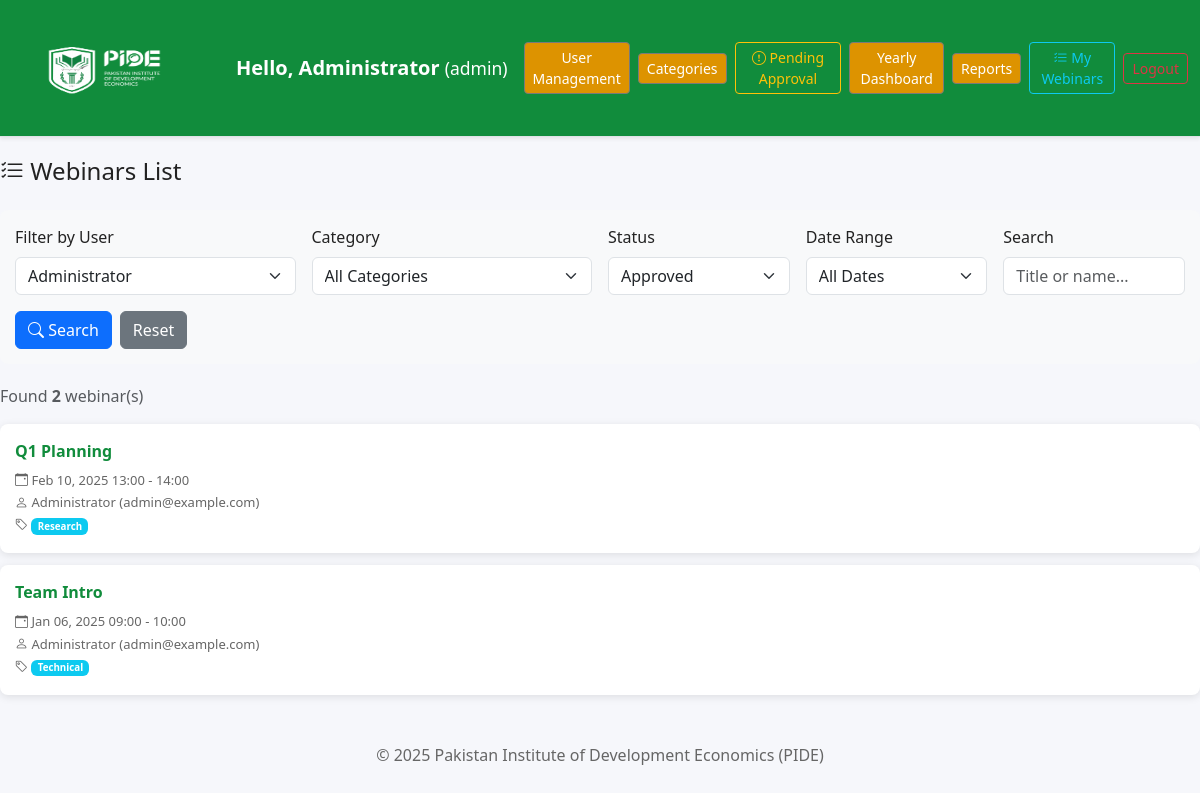
The page /public/webinars_list.php?user=1 (signed in) on the database its author committed.
### tables this page shows
CREATE TABLE `webinars` (
  `id` int(11) NOT NULL,
  `title` varchar(255) NOT NULL,
  `start_at` datetime NOT NULL,
  `end_at` datetime NOT NULL,
  `initiated_by` int(11) NOT NULL,
  `category_id` int(11),
  `is_approved` tinyint(1) NOT NULL DEFAULT 0,
  `approved_by` int(11),
  `approved_on` timestamp NULL,
  `rejection_reason` text,
  `created_at` timestamp NOT NULL DEFAULT current_timestamp()
);

CREATE TABLE `users` (
  `id` int(11) NOT NULL,
  `name` varchar(120) NOT NULL,
  `email` varchar(190) NOT NULL,
  `password_hash` varchar(255) NOT NULL,
  `role` enum('admin','user') NOT NULL DEFAULT 'user',
  `created_at` timestamp NOT NULL DEFAULT current_timestamp()
);

CREATE TABLE `categories` (
  `id` int(11) NOT NULL,
  `title` varchar(255) NOT NULL,
  `description` text,
  `is_active` tinyint(1) NOT NULL DEFAULT 1,
  `created_by` int(11) NOT NULL,
  `created_on` timestamp NOT NULL DEFAULT current_timestamp(),
  `modified_by` int(11),
  `modified_on` timestamp NULL ON UPDATE current_timestamp()
);

### includes/config.php (called while the page is built)
<?php
return [
  'base_url' => '/Webinar_PIDE/',
  'db' => [
    'host' => '127.0.0.1',
    'port' => 3306,
    'name' => 'webinar_app',
    'user' => 'root',
    'pass' => ''
  ],
  'google' => [
    'client_id' => '784589287676-4ob6t448a7cu414pbbido4u1ukob3sui.apps.googleusercontent.com',
    'client_secret' => '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',
    'redirect_uri' => 'https://seminar.pide.org.pk/public/google_callback.php?flowName=GeneralOAuthFlow'
  ]
];

### public/webinars_list.php (the view, shortened to what this page needs)
<?php
require_once __DIR__ . '/../includes/db.php';
$user = $_SESSION['user'];
$is_admin = $user['role'] === 'admin';
$config = require __DIR__ . '/../includes/config.php';
$filter_status = $_GET['status'] ?? 'approved';
$filter_user = (int)($_GET['user'] ?? ($is_admin ? 0 : $user['id']));
$filter_date = $_GET['date'] ?? 'all';
$filter_search = trim($_GET['search'] ?? '');
$where_parts = [];
$params = [];
if ($filter_status === 'approved') {
  $where_parts[] = 'w.is_approved=1';
} elseif ($filter_status === 'rejected') {
  $where_parts[] = 'w.rejection_reason IS NOT NULL AND w.rejection_reason <> ""';
} elseif ($filter_status === 'pending') {
  $where_parts[] = '(w.is_approved=0 AND (w.rejection_reason IS NULL OR w.rejection_reason = ""))';
}
if ($is_admin && $filter_user > 0) {
    $where_parts[] = 'w.initiated_by=?';
    $params[] = $filter_user;
} elseif (!$is_admin) {
    $where_parts[] = 'w.initiated_by=?';
    $params[] = $user['id'];
}
$where_clause = implode(' AND ', $where_parts);
$query = "SELECT w.id, w.title, w.start_at, w.end_at, w.category_id, c.title AS category_title,
                 w.initiated_by, u.name AS initiator_name, u.email AS initiator_email, w.created_at
          FROM webinars w
          JOIN users u ON u.id=w.initiated_by
          LEFT JOIN categories c ON c.id=w.category_id
          WHERE $where_clause
          ORDER BY w.start_at DESC";
$stmt = $pdo->prepare($query);
$stmt->execute($params);
$webinars = $stmt->fetchAll();
$all_users = [];
if ($is_admin) {
    $stmt = $pdo->query('SELECT id, name FROM users ORDER BY name ASC');
    $all_users = $stmt->fetchAll();
}
?>
<!doctype html>
<html lang="en">
<head>
  <link href="https://cdn.jsdelivr.net/npm/bootstrap@5.3.3/dist/css/bootstrap.min.css" rel="stylesheet">
  <link href="https://cdn.jsdelivr.net/npm/bootstrap-icons@1.11.3/font/bootstrap-icons.css" rel="stylesheet">
  <link href="../assets/css/PIDETheme.css" rel="stylesheet">
  <link href="../assets/css/styles.css" rel="stylesheet">
</head>
<body>
<?php include 'navbar.php'; ?>
<div class="list-shell">
  <h4 class="mb-4"><i class="bi bi-list-check"></i> Webinars List</h4>
  <div class="filter-section">
    <form method="GET" class="row g-3">
      <?php if ($is_admin): ?>
        <div class="col-md-3">
          <label class="form-label">Filter by User</label>
          <select class="form-select" name="user" onchange="this.form.submit();">
            <?php foreach ($all_users as $u): ?>
              <option value="<?= $u['id'] ?>" <?= $filter_user == $u['id'] ? 'selected' : '' ?>>
                <?= htmlspecialchars($u['name']) ?>
              </option>
            <?php endforeach; ?>
          </select>
        </div>
      <?php endif; ?>
      <div class="col-md-<?= $is_admin ? '3' : '4' ?>">
        <label class="form-label">Category</label>
        <select class="form-select" name="category" onchange="this.form.submit();">
          <option value="0">All Categories</option>
        </select>
      </div>
      <div class="col-md-2">
        <label class="form-label">Status</label>
        <select class="form-select" name="status" onchange="this.form.submit();">
          <option value="approved" <?= $filter_status === 'approved' ? 'selected' : '' ?>>Approved</option>
        </select>
      </div>
      <div class="col-md-<?= $is_admin ? '2' : '4' ?>">
        <label class="form-label">Date Range</label>
        <select class="form-select" name="date" id="dateFilter" onchange="this.form.submit();">
          <option value="all" <?= $filter_date === 'all' ? 'selected' : '' ?>>All Dates</option>
        </select>
      </div>
      <div class="col-md-<?= $is_admin ? '2' : '4' ?>">
        <label class="form-label">Search</label>
        <input type="text" class="form-control" name="search" placeholder="Title or name..." value="<?= htmlspecialchars($filter_search) ?>">
      </div>
      <div class="col-md-2 d-flex align-items-end gap-2">
        <button type="submit" class="btn btn-primary">
          <i class="bi bi-search"></i> Search
        </button>
        <a href="<?= $base ?>/public/webinars_list.php" class="btn btn-secondary">Reset</a>
      </div>
    </form>
  </div>
  <div class="mb-3">
    <p class="text-muted">Found <strong><?= count($webinars) ?></strong> webinar(s)</p>
  </div>
  <?php if (empty($webinars)): ?>
    <div class="alert alert-info" role="alert">
      <i class="bi bi-info-circle"></i> No webinars found matching your filters.
    </div>
  <?php else: ?>
    <?php foreach ($webinars as $webinar): ?>
      <div class="webinar-row">
        <div class="row-title"><?= htmlspecialchars($webinar['title']) ?></div>
        <div class="row-meta">
          <i class="bi bi-calendar-event"></i> <?= date('M d, Y H:i', strtotime($webinar['start_at'])) ?> - <?= date('H:i', strtotime($webinar['end_at'])) ?>
        </div>
        <div class="row-meta">
          <i class="bi bi-person"></i> <?= htmlspecialchars($webinar['initiator_name']) ?> (<?= htmlspecialchars($webinar['initiator_email']) ?>)
        </div>
        <?php if ($webinar['category_title']): ?>
          <div class="row-meta">
            <i class="bi bi-tag"></i> <span class="badge bg-info"><?= htmlspecialchars($webinar['category_title']) ?></span>
          </div>
        <?php endif; ?>
      </div>
    <?php endforeach; ?>
  <?php endif; ?>
  <div class="footer-text mt-5">
    © <?= date('Y') ?> Pakistan Institute of Development Economics (PIDE)
  </div>
</div>
</body>
</html>

### assets/css/PIDETheme.css (style rules this page uses)
:root { --pide-green: #118C3C; --pide-green-dark: #0D6E30; --pide-gold: #DD9300; --pide-gold-event: #e2ffde; --pide-bg: #f5f5f5; --pide-ink: #222222; --pide-gray-btn:#7a7a7a; --pide-black: #000000; --pide-weekly-header: #D4D7D5; }
body { background: var(--pide-bg); font-family: "Segoe UI", Tahoma, Geneva, Verdana, sans-serif; color: var(--pide-ink); }
.footer-text { text-align: center; color: #666; margin: 18px 0; }

### assets/css/styles.css (style rules this page uses)
body { background: #f6f7fb; }

### public/webinars_list.php (style rules this page uses)
.list-shell { max-width: 1200px; margin: 20px auto; }
.filter-section { background:#f8f9fa; padding:15px; border-radius:8px; margin-bottom:20px; }
.webinar-row { background:#fff; border-radius:8px; box-shadow:0 2px 8px rgba(0,0,0,.1); margin-bottom:12px; padding:15px; }
.row-title { font-size:16px; font-weight:600; color:var(--pide-green); margin-bottom:8px; }
.row-meta { font-size:13px; color:#666; margin:3px 0; }

### rows shown on the page
webinars: title "Q1 Planning", start_at "Feb 10, 2025 13:00", end_at "14:00", initiated_by.name "Administrator", initiated_by.email "admin@example.com", category.title "Research"
webinars: title "Team Intro", start_at "Jan 06, 2025 09:00", end_at "10:00", initiated_by.name "Administrator", initiated_by.email "admin@example.com", category.title "Technical"

### other values the page prints
$user['name'] "Administrator"
$user['role'] "admin"
count($webinars) "2"
form field user "Administrator"
